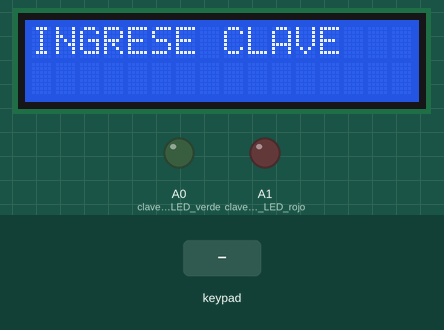
A sketch run on a simulated Arduino Uno, built with avr-gcc and run on an emulated ATmega328P. Parts: 16×2 character LCD, output pins drawn as LEDs (lit = HIGH). Inputs (shaded band) come from the test bench. What the sketch prints to the serial monitor is not drawn.

Above: at 1.2 s.
1.3 s: key 'E' pressed
At 1.6 s:
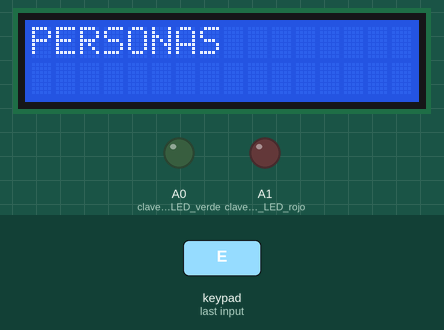
3.5 s: keypad keys 7 6 5 4 # pressed 0.4 s apart
At 5.4 s:
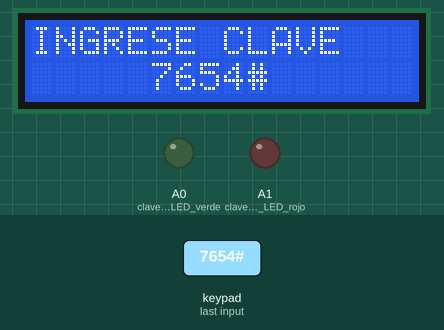
7.0 s: keypad keys 7 6 5 4 * pressed 0.4 s apart
At 9.2 s:
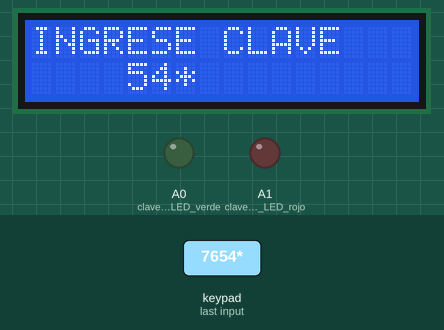
10.5 s: key 'a' pressed
At 10.8 s:
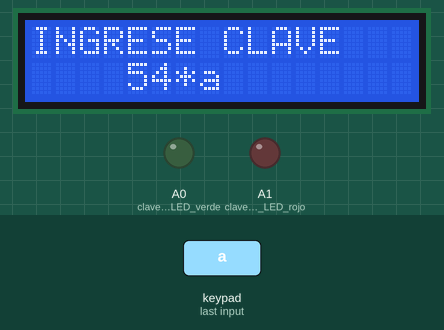
12.0 s: key 'c' pressed
At 13.2 s:
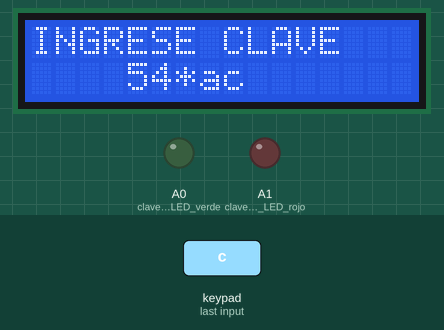
13.5 s: key 'd' pressed
At 14.2 s:
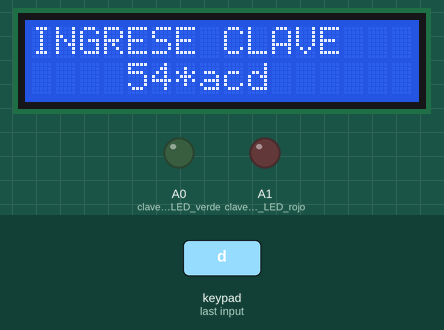
Timing chart, 0 to 16.0 s (numbered marks = the images above; inputs shaded):
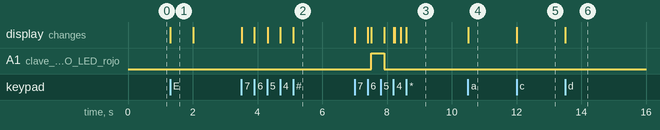

Measured:
- after the input at 1.3 s, the display: first changes at once (image 1 shows a later state)
- after the input at 3.5 s, the display: first changes at once (image 2 shows a later state)
- after the input at 7.0 s, A1 (clave_INCORRECTO_LED_rojo): LOW → HIGH after 0.51 s, → LOW 0.40 s later; the display: first changes at once (image 3 shows a later state)
- after the input at 10.5 s, the display: changes at once (image 4)
- after the input at 12.0 s, the display: changes at once (image 5)
- after the input at 13.5 s, the display: changes at once (image 6)
- what the display in image 1 shows lasts 0.7 s, from 1.3 s to 2.0 s

The sketch:

EspinozaLizbeth_LaboratorioN1.ino
```cpp
  /*
* LABORATORIO N°1: PUERTOS DIGITALES Y COMUNICACION SERIAL
* Nombre: Lizbeth Espinoza
*/

#include<Keypad.h>
#include<LiquidCrystal.h>

int a=0, b=0, c=0, d=0,e=0, f=0, g=0, h=0;//acumuladores de datos enteros para la contrseña.
int var=0; //incremento apara el switch.

int C1='a', C2='d', C3='1', C4='0',C5='2', C6='3', C7='4', C8='4'; //CLAVE1
int D1='d', D2='c', D3='7', D4='7',D5='4', D6='2', D7='3', D8='5'; //CLAVE2
int G1='c', G2='a', G3='5', G4='4',G5='3', G6='1', G7='8', G8='7'; //CLAVE3


char y='*';  //caracter para cubrir la contraseña.
int veces=0,incorrecto=0; //seguridad de solo 3 intentos para ingresar la contraseña correcta.
int aviso=3; //aviso para mostrar los intentos como seguridad para el usuario.

const byte filas = 4; //cuatro  filas.
const byte columnas = 4; //cuatro columnas.

String dato;
char tecla[filas][columnas] = {
  {'7','8','9','a'},
  {'4','5','6','c'},
  {'1','2','3','d'},
  {'*','0','#','E'}
};
byte pinFilas[filas] = {7, 6, 5, 4}; //conectarse a las patillas de salida de fila del teclado.
byte pinColumnas[columnas] = {3, 2, A4, A5}; //conectarse a las patillas de las columnas del teclado.

Keypad keypad = Keypad( makeKeymap(tecla), pinFilas, pinColumnas, filas, columnas );
LiquidCrystal lcd(13,12,11,10,9,8); //RS,E,D4,D5,D6,D7
void setup(){
  Serial.begin(9600);
  Serial.println("Ingreso de clave:");
  lcd.begin(16,2); //LCD (16 COLUMNAS Y 2 FILAS)
  pinMode(A0,OUTPUT); //clave CORRECTO LED verde.
  pinMode(A1,OUTPUT); //clave INCORRECTO LED rojo.
}

void loop(){
    //recibir mensajes
  if(Serial.available()>0){ //revisa si existen datos en el puerto cx serial
    dato=Serial.readString();
    Serial.println(dato);// si los tienes, almacena el dato en variable
  }
  char key = keypad.getKey();
  if (key){
   lcd.setCursor(4+var,1);

   lcd.print(key),lcd.setCursor(4+var,1),lcd.print(key); //imprimimos el caracter en el lcd

//   key=key-48; //CONVERSIÓN DE CHAR A ENTEROS -48 SEGUN EL CÓDIGO ASCII.
   var++; //var se incrementa para los case1,case2,case3,case4.
   switch(var){
    case 1:
    a=key; //almacenamos dígito para la contraseña 1
    break;
    case 2:
    b=key; //almacenamos dígito para la contraseña 2
    break;
    case 3:
    c=key; //almacenamos dígito para la contraseña 3
    break;
    case 4:
    d=key; //almacenamos dígito para la contraseña 4
    break;
    case 5:
    e=key; //almacenamos dígito para la contraseña 5
    break;
    case 6:
    f=key; //almacenamos dígito para la contraseña  6
    break;
    case 7:
    g=key; //almacenamos dígito para la contraseña  7
    break;
    case 8:
    h=key;  //almacenamos dígito para la contraseña  8

   delay(100);
  if(a==C1 && b==C2 && c==C3 && d==C4 && e==C5 && f==C6 && g==C7 && h==C8){
    lcd.clear();
    lcd.setCursor(3,0);
    lcd.print("BIENVENIDO");
    lcd.setCursor(1,1);
    lcd.print("Ariel Davalos");
    digitalWrite(A0,HIGH);
    delay(700);
    lcd.clear();
    digitalWrite(A0,LOW);
    }
     if(a==D1 && b==D2 && c==D3 && d==D4 && e==D5 && f==D6 && g==D7 && h==D8){
    lcd.clear();
    lcd.setCursor(3,0);
    lcd.print("BIENVENIDO");
    lcd.setCursor(1,1);
    lcd.print("Damian Cervantes");
    digitalWrite(A0,HIGH);
    delay(700);
    lcd.clear();
    digitalWrite(A0,LOW);
    }
    if(a==G1 && b==G2 && c==G3 && d==G4 && e==G5 && f==G6 && g==G7 && h==G8){
    lcd.clear();
    lcd.setCursor(3,0);
    lcd.print("BIENVENIDO");
    lcd.setCursor(1,1);
    lcd.print("Carlos Benavides");
    digitalWrite(A0,HIGH);
    delay(700);
    lcd.clear();
    digitalWrite(A0,LOW);
    }
  else{
    lcd.clear();
    lcd.setCursor(3,0);
    lcd.print("CLAVE");
    lcd.setCursor(2,1);
    lcd.print("ERRONEA");
    digitalWrite(A1,HIGH);
    delay(400);
    lcd.clear();
    digitalWrite(A1,LOW);
    }
//------Seguridad para la contraseña y sus restricciones-------------------//

  if(a==C1 && b==C2 && c==C3 && d==C4 && e==C5 && f==C6 && g==C7 && h==C8
  ||a==D1 && b==D2 && c==D3 && d==D4 && e==D5 && f==D6 && g==D7 && h==D8
  ||a==G1 && b==G2 && c==G3 && d==G4 && e==G5 && f==G6 && g==G7 && h==G8){
      veces=0;//si es correcto el clave ,variable veces no se incremeta.
      aviso=3;//variable aviso se mantiene en 3
    }
  else{
      veces ++; //incrementamos los intentos incorrectos de clave para el bloqueo.
      aviso --; //decremento de variable aviso ,de 3 hasta 0 según las veces de fallas al ingresar el clave.
      lcd.setCursor(2,0);
      lcd.print("LE QUEDAN: ");
      lcd.setCursor(13,0);
      lcd.print(aviso);
      lcd.setCursor(2,1);
      lcd.print("INTENTOS");
       if(aviso==0){
          lcd.clear();
          lcd.setCursor(5,0);
          lcd.print("ACCESO");
          lcd.setCursor(4,1);
          lcd.print("DENEGADO");
        }
      delay(300);lcd.clear();
      }

  while(veces>=3){
      lcd.setCursor(1,0),lcd.print("BLOQUEO DE");
      lcd.setCursor(4,1),lcd.print("INGRESO");
      digitalWrite(A1,HIGH);
      delay(100);
      lcd.clear();
      digitalWrite(A1,LOW);delay(50);
  }//while es Bucle infinito de seguridad para bloquear los re intentos del clave

   var=0;
   lcd.clear();
  break;//se  termina el
  }

 }
 if(!key){
   lcd.setCursor(0,0),lcd.print("INGRESE CLAVE");
   }//portada de inicio en el LCD
  delay(2);


  if(key=='E'){
  lcd.clear();
  lcd.setCursor(0,0),lcd.print("PERSONAS");
  delay(700);
    if(dato=="NO INGRESADAS"){
     Serial.println(String("Damian Cervantes"));
     Serial.println(String("Carlos Benavides"));
      delay(200);
    }
    if(dato=="NO INGRESADAS "){
     Serial.println(String("Carlos Benavides"));
      delay(200);
    }
    if(dato=="NO INGRESADOS  "){
     Serial.println(String(" "));
      delay(200);
    }
    else{
      Serial.println(String(""));
    }
  }
}
```
